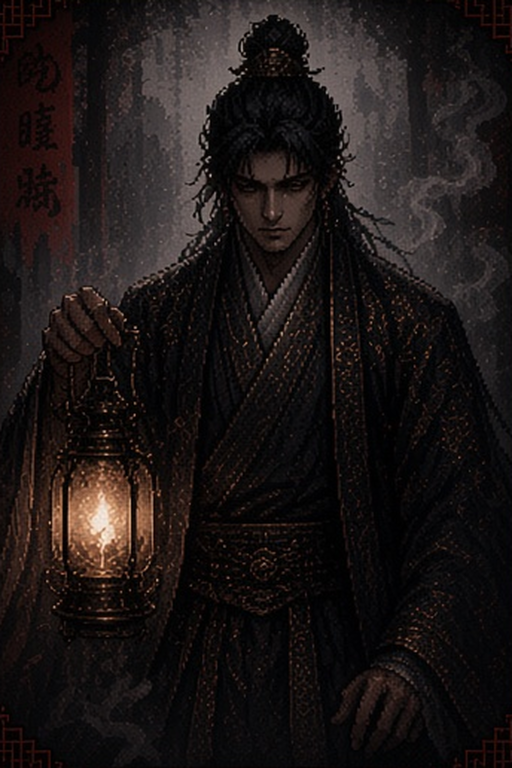
#> input picture assets/portraits/p8/H01.png, 1024 x 1536 px (shown at 1/2 size); its folder holds only this picture in this run
$ python make_relief_portraits.py
#> lines starting #> are read from the running program, lines starting #| are printed output that depends on the picture
"""Rebuild the cropped 3:2 recruitment portraits from the 32 original P8 paintings."""
from pathlib import Path
from PIL import Image

folder = Path(__file__).resolve().parents[1] / "assets/portraits/p8"
tile_width, tile_height = 192, 128
sheet = Image.new("RGB", (8 * tile_width, 4 * tile_height))
#> sheet: PIL image 1536x512 RGB; every value is 0
for index in range(32):
    with Image.open(folder / f"H{index + 1:02d}.png") as original:
#> original is the input picture: PIL image 1024x1536 RGB; mean R, G, B 28.5, 22.6, 21.9
        height = min(original.height, round(original.width * tile_height / tile_width))
#> height = 683
        bust = original.crop((0, 0, original.width, height))
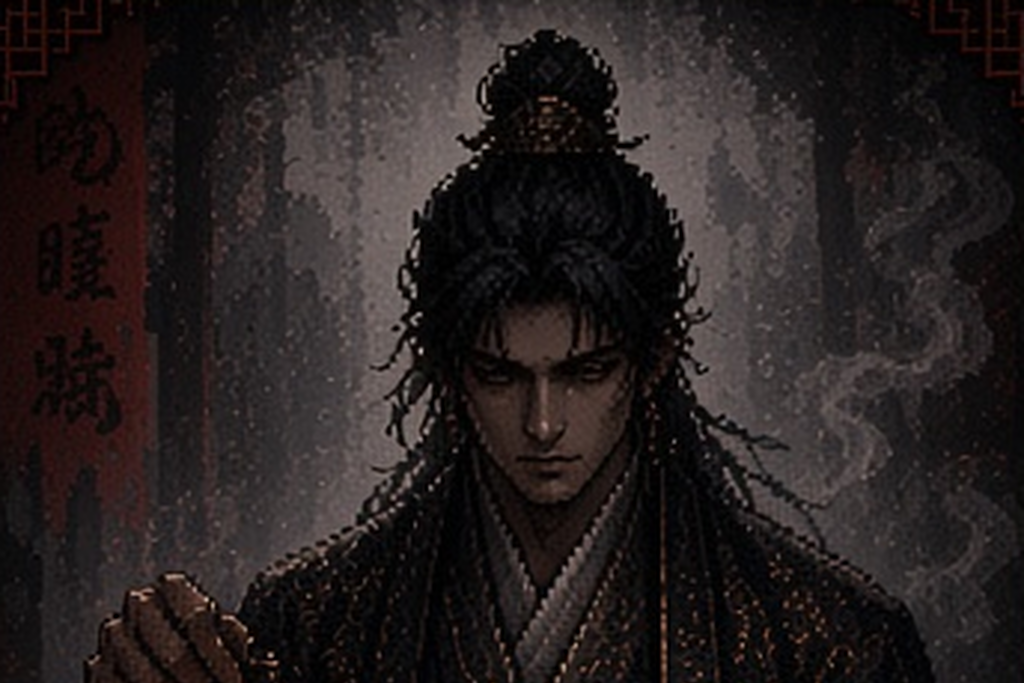
#> bust: PIL image 1024x683 RGB; mean R, G, B 39.1, 32.5, 32.3
        tile = bust.convert("RGB").resize((tile_width, tile_height), Image.Resampling.LANCZOS)
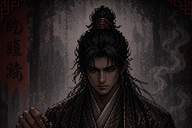
#> tile: PIL image 192x128 RGB; mean R, G, B 39.1, 32.6, 32.3
        sheet.paste(tile, ((index % 8) * tile_width, (index // 8) * tile_height))
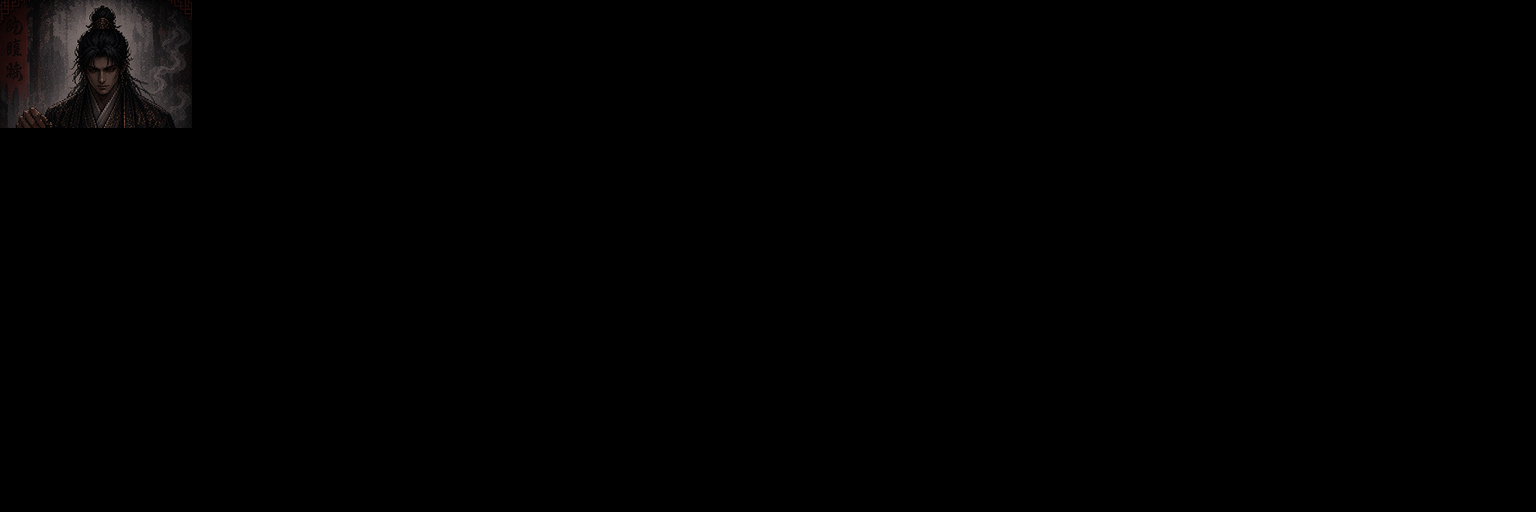
#> sheet: PIL image 1536x512 RGB; mean R, G, B 1.2, 1, 1
#> (the run stopped early here; a loop or call above may not have finished)
